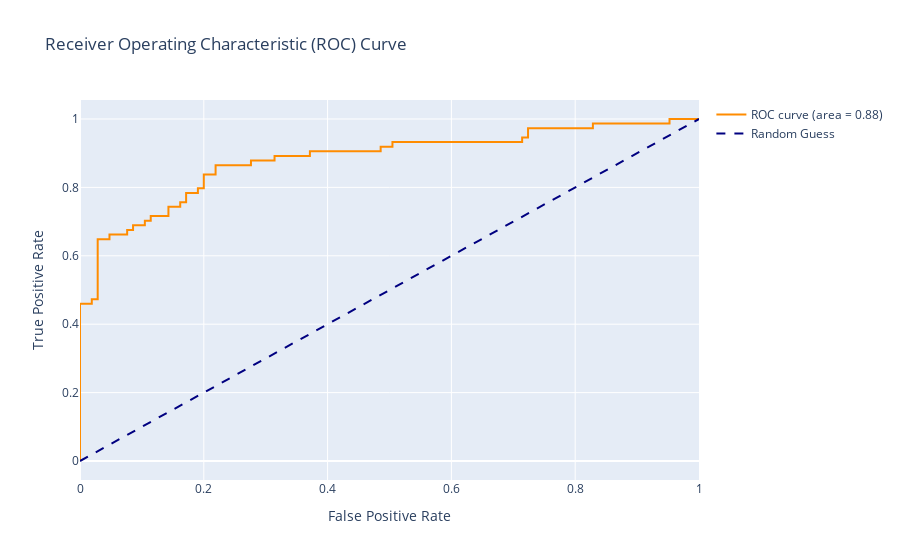

Source (notebook cell):
### Code cell
# Plotting the Confusion Matrix
plt.figure(figsize=(8, 6))
plt.imshow(conf_matrix, interpolation='nearest', cmap=plt.cm.Blues)
plt.title('Confusion Matrix')
plt.colorbar()
tick_marks = np.arange(2)
plt.xticks(tick_marks, ['Not Survived', 'Survived'], rotation=45)
plt.yticks(tick_marks, ['Not Survived', 'Survived'])

thresh = conf_matrix.max() / 2.
for i, j in np.ndindex(conf_matrix.shape):
    plt.text(j, i, format(conf_matrix[i, j], 'd'),
             ha="center", va="center",
             color="white" if conf_matrix[i, j] > thresh else "black")

plt.tight_layout()
plt.ylabel('True label')
plt.xlabel('Predicted label')
plt.show()

# ROC Curve
fpr, tpr, _ = roc_curve(y_test, y_test_proba)
roc_auc = auc(fpr, tpr)

plt.figure(figsize=(8, 6))
plt.plot(fpr, tpr, color='darkorange', lw=2, label=f'ROC curve (area = {roc_auc:.2f})')
plt.plot([0, 1], [0, 1], color='navy', lw=2, linestyle='--')
plt.xlim([0.0, 1.0])
plt.ylim([0.0, 1.05])
plt.xlabel('False Positive Rate')
plt.ylabel('True Positive Rate')
plt.title('Receiver Operating Characteristic (ROC) Curve')
plt.legend(loc="lower right")
plt.show()

# Interactive ROC Curve using Plotly
fig = go.Figure()

fig.add_trace(go.Scatter(x=fpr, y=tpr, mode='lines', name=f'ROC curve (area = {roc_auc:.2f})',
                         line=dict(color='darkorange', width=2)))
fig.add_trace(go.Scatter(x=[0, 1], y=[0, 1], mode='lines', name='Random Guess',
                         line=dict(color='navy', width=2, dash='dash')))

fig.update_layout(title='Receiver Operating Characteristic (ROC) Curve',
                  xaxis=dict(title='False Positive Rate'),
                  yaxis=dict(title='True Positive Rate'),
                  showlegend=True)

fig.show()

### Figure 1 — Plotly figure (JSON) as saved in the notebook; plotly's stock layout.template omitted (floating-point values rounded to 4 significant figures)
{"data": [{"line": {"color": "darkorange", "width": 2}, "mode": "lines", "name": "ROC curve (area = 0.88)", "type": "scatter", "x": [0, 0, 0, 0.01905, 0.01905, 0.02857, 0.02857, 0.02857, 0.02857, 0.04762, 0.04762, 0.07619, 0.07619, 0.08571, 0.08571, 0.1048, 0.1048, 0.1143, 0.1143, 0.1429, 0.1429, 0.1619, 0.1619, 0.1714, 0.1714, 0.1905, 0.1905, 0.2, 0.2, 0.219, 0.219, 0.2762, 0.2762, 0.3143, 0.3143, 0.3714, 0.3714, 0.4857, 0.4857, 0.5048, 0.5048, 0.5429, 0.5619, 0.7143, 0.7143, 0.7238, 0.7238, 0.7429, 0.781, 0.8286, 0.8286, 0.9524, 0.9524, 1], "y": [0, 0.01351, 0.4595, 0.4595, 0.473, 0.473, 0.6081, 0.6351, 0.6486, 0.6486, 0.6622, 0.6622, 0.6757, 0.6757, 0.6892, 0.6892, 0.7027, 0.7027, 0.7162, 0.7162, 0.7432, 0.7432, 0.7568, 0.7568, 0.7838, 0.7838, 0.7973, 0.7973, 0.8378, 0.8378, 0.8649, 0.8649, 0.8784, 0.8784, 0.8919, 0.8919, 0.9054, 0.9054, 0.9189, 0.9189, 0.9324, 0.9324, 0.9324, 0.9324, 0.9459, 0.9459, 0.973, 0.973, 0.973, 0.973, 0.9865, 0.9865, 1, 1]}, {"line": {"color": "navy", "dash": "dash", "width": 2}, "mode": "lines", "name": "Random Guess", "type": "scatter", "x": [0, 1], "y": [0, 1]}], "layout": {"showlegend": true, "title": {"text": "Receiver Operating Characteristic (ROC) Curve"}, "xaxis": {"title": {"text": "False Positive Rate"}}, "yaxis": {"title": {"text": "True Positive Rate"}}}}
